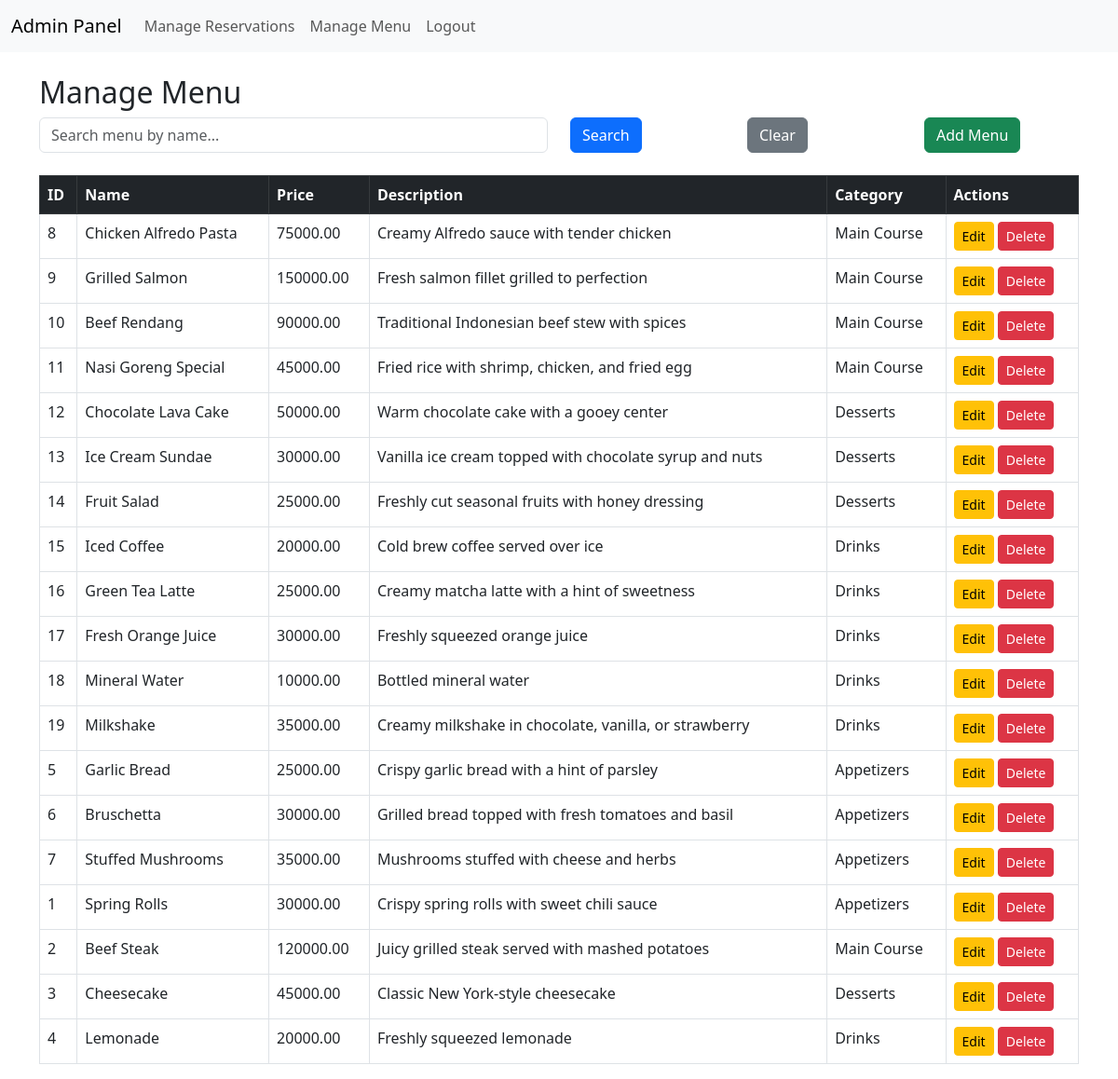
/admin/manage_menu.php (signed in), run on the app's committed database.
### tables this page shows
CREATE TABLE `menu` (
  `id` int(11) NOT NULL,
  `name` varchar(100) DEFAULT NULL,
  `price` decimal(10,2) DEFAULT NULL,
  `description` text DEFAULT NULL,
  `created_at` timestamp NOT NULL DEFAULT current_timestamp(),
  `category_id` int(11) DEFAULT NULL
);

CREATE TABLE `categories` (
  `id` int(11) NOT NULL,
  `name` varchar(100) NOT NULL,
  `created_at` timestamp NOT NULL DEFAULT current_timestamp()
);

### admin/manage_menu.php (the view, shortened to what this page needs)
<?php
include '../config/database.php';
include 'header.php';
$search = isset($_GET['search']) ? htmlspecialchars($_GET['search']) : '';
$query = "
    SELECT menu.*, categories.name AS category_name
    FROM menu
    JOIN categories ON menu.category_id = categories.id
    WHERE menu.name LIKE ?
    ORDER BY menu.created_at DESC
";
$stmt = $conn->prepare($query);
$search_param = "%$search%";
$stmt->bind_param("s", $search_param);
$stmt->execute();
$menu_items = $stmt->get_result();
?>
<h2>Manage Menu</h2>
<form method="GET" action="" class="mb-4">
    <div class="row">
        <div class="col-md-6">
            <input type="text" class="form-control" name="search" placeholder="Search menu by name..." value="<?= $search ?>">
        </div>
        <div class="col-md-2">
            <button type="submit" class="btn btn-primary">Search</button>
        </div>
        <div class="col-md-2">
            <a href="manage_menu.php" class="btn btn-secondary">Clear</a>
        </div>
        <div class="col-md-2">
            <button type="button" class="btn btn-success" data-bs-toggle="modal" data-bs-target="#addMenuModal">
                Add Menu
            </button>
        </div>
    </div>
</form>
<table class="table table-bordered">
    <thead class="table-dark">
        <tr>
            <th>ID</th>
            <th>Name</th>
            <th>Price</th>
            <th>Description</th>
            <th>Category</th>
            <th>Actions</th>
        </tr>
    </thead>
    <tbody>
        <?php if ($menu_items->num_rows > 0): ?>
            <?php while ($row = $menu_items->fetch_assoc()): ?>
                <tr>
                    <td><?= $row['id'] ?></td>
                    <td><?= $row['name'] ?></td>
                    <td><?= $row['price'] ?></td>
                    <td><?= $row['description'] ?></td>
                    <td><?= $row['category_name'] ?></td>
                    <td>
                        <a href="edit_menu.php?id=<?= $row['id'] ?>" class="btn btn-warning btn-sm">Edit</a>
                        <a href="?delete_id=<?= $row['id'] ?>" onclick="return confirm('Are you sure?')" class="btn btn-danger btn-sm">Delete</a>
                    </td>
                </tr>
            <?php endwhile; ?>
        <?php else: ?>
            <tr>
                <td colspan="6" class="text-center">No menu items found.</td>
            </tr>
        <?php endif; ?>
    </tbody>
</table>
<?php include 'footer.php'; ?>

### admin/header.php (shortened to what this page needs)
<!DOCTYPE html>
<html lang="en">
<head>
    <link href="https://cdn.jsdelivr.net/npm/bootstrap@5.3.0/dist/css/bootstrap.min.css" rel="stylesheet">
</head>
<body>
<nav class="navbar navbar-expand-lg navbar-light bg-light">
    <div class="container-fluid">
        <a class="navbar-brand" href="dashboard.php">Admin Panel</a>
        <div class="collapse navbar-collapse" id="navbarNav">
            <ul class="navbar-nav">
                <li class="nav-item">
                    <a class="nav-link" href="reservations_list.php">Manage Reservations</a>
                </li>
                <li class="nav-item">
                    <a class="nav-link" href="manage_menu.php">Manage Menu</a>
                </li>
                <li class="nav-item">
                    <a class="nav-link" href="logout.php">Logout</a>
                </li>
            </ul>
        </div>
    </div>
</nav>
<div class="container mt-4">

### admin/footer.php (shortened to what this page needs)
</div>
</body>
</html>

### data on the page
menu: id "8", name "Chicken Alfredo Pasta", price "75000.00", description "Creamy Alfredo sauce with tender chicken", category.name "Main Course"
menu: id "9", name "Grilled Salmon", price "150000.00", description "Fresh salmon fillet grilled to perfection", category.name "Main Course"
menu: id "10", name "Beef Rendang", price "90000.00", description "Traditional Indonesian beef stew with spices", category.name "Main Course"
menu: id "11", name "Nasi Goreng Special", price "45000.00", description "Fried rice with shrimp, chicken, and fried egg", category.name "Main Course"
menu: id "12", name "Chocolate Lava Cake", price "50000.00", description "Warm chocolate cake with a gooey center", category.name "Desserts"
menu: id "13", name "Ice Cream Sundae", price "30000.00", description "Vanilla ice cream topped with chocolate syrup and nuts", category.name "Desserts"
menu: id "14", name "Fruit Salad", price "25000.00", description "Freshly cut seasonal fruits with honey dressing", category.name "Desserts"
menu: id "15", name "Iced Coffee", price "20000.00", description "Cold brew coffee served over ice", category.name "Drinks"
menu: id "16", name "Green Tea Latte", price "25000.00", description "Creamy matcha latte with a hint of sweetness", category.name "Drinks"
menu: id "17", name "Fresh Orange Juice", price "30000.00", description "Freshly squeezed orange juice", category.name "Drinks"
menu: id "18", name "Mineral Water", price "10000.00", description "Bottled mineral water", category.name "Drinks"
menu: id "19", name "Milkshake", price "35000.00", description "Creamy milkshake in chocolate, vanilla, or strawberry", category.name "Drinks"
menu: id "5", name "Garlic Bread", price "25000.00", description "Crispy garlic bread with a hint of parsley", category.name "Appetizers"
menu: id "6", name "Bruschetta", price "30000.00", description "Grilled bread topped with fresh tomatoes and basil", category.name "Appetizers"
menu: id "7", name "Stuffed Mushrooms", price "35000.00", description "Mushrooms stuffed with cheese and herbs", category.name "Appetizers"
menu: id "1", name "Spring Rolls", price "30000.00", description "Crispy spring rolls with sweet chili sauce", category.name "Appetizers"
menu: id "2", name "Beef Steak", price "120000.00", description "Juicy grilled steak served with mashed potatoes", category.name "Main Course"
menu: id "3", name "Cheesecake", price "45000.00", description "Classic New York-style cheesecake", category.name "Desserts"
menu: id "4", name "Lemonade", price "20000.00", description "Freshly squeezed lemonade", category.name "Drinks"
